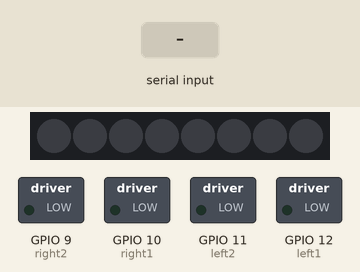
Bench run of a sketch on a simulated ESP8266 (NodeMCU). On the bench: 8 RGB LEDs in strip order, left to right, switched loads named in the sketch (green lamp = pin HIGH). The test bench sets the inputs (shaded band). Dim RGB values are drawn brighter than linear.

Above: at 1.2 s.
1.3 s: "V,150\n" received over the second serial link
At 2.5 s:
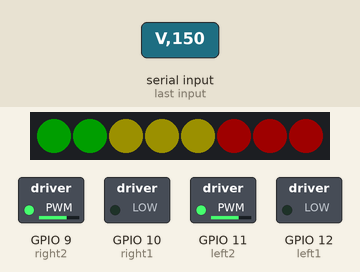
2.8 s: "OK,150\n" received over the second serial link
5.2 s: "1,90\n" received over the second serial link
At 5.8 s:
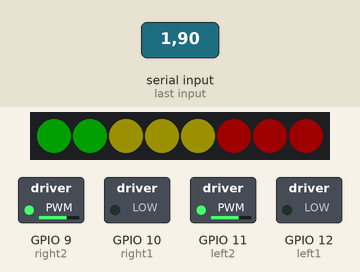
6.7 s: "Er,150\n" received over the second serial link
Timing chart, 0 to 9.9 s (numbered marks = the images above; inputs shaded):
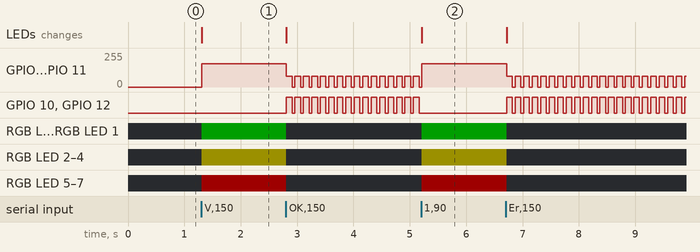

Measured:
- after the input at 1.3 s, GPIO 9 (right2), GPIO 11 (left2): 0/255 → 175/255 at once; RGB LED 0, RGB LED 1: off → RGB(0, 30, 0) at once; RGB LED 2–4: off → RGB(27, 25, 0) at once; RGB LED 5–7: off → RGB(30, 0, 0) at once; the LEDs: change at once (image 1)
- after the input at 2.8 s, GPIO 9 (right2): alternates 80/255 for 0.10 s and 0/255 for 0.05 s, starting at once; GPIO 10 (right1): alternates HIGH for 0.10 s and LOW for 0.05 s, starting at once
- after the input at 5.2 s, GPIO 10 (right1), GPIO 12 (left1): stops changing and stays LOW; RGB LED 0, RGB LED 1: off → RGB(0, 30, 0) at once; RGB LED 2–4: off → RGB(27, 25, 0) at once; RGB LED 5–7: off → RGB(30, 0, 0) at once; the LEDs: change at once (image 2)
- after the input at 6.7 s, GPIO 9 (right2): alternates 80/255 for 0.10 s and 0/255 for 0.05 s, starting at once; GPIO 10 (right1): alternates HIGH for 0.10 s and LOW for 0.05 s, starting at once

The sketch:

LiDar_Robot_v2.4.ino
```cpp
// (licence header left out)
/*
 * 12 Move Back a little (used for ERROR condition)
 * 10 E-STOP
 * 5 Full Speed  >= 25 Inches
 * 3 Half Speed  between 24 and 8 inches
 * 7 Stop and turn <= 8 inches
 *
 */

#include "src/SoftwareSerial/SoftwareSerial.h"
#include "src/Adafruit_NeoPixel/Adafruit_NeoPixel.h"

#define left1 12
#define left2 11 //pwm
#define right1 10
#define right2 9 //pwm
#define THRESHOLD 800 //signal strength Threshold good reading will be less than or equal to this number
#define FULLSPDDISTANCE 25 //Anything greater than this number in inches will be at FULL speed (topSpeed below)
#define HALFSPDDISTANCE 24 //Should be one less than above
#define TURNDISTANCE 10 //The distance in inches that you want the robot to stop and turn
#define topSpeed 175
#define halfSpeed 100
#define NEOPIXELPIN 13
#define RED strip.Color(155,0,0)
#define GREEN strip.Color(0,155,0)
#define YELLOW strip.Color(140,130,0)
#define OFF strip.Color(0,0,0)

SoftwareSerial mySerial(3, 2); // RX, TX
Adafruit_NeoPixel strip = Adafruit_NeoPixel(8, NEOPIXELPIN, NEO_GRB + NEO_KHZ800);

String inputString = "";         // a String to hold incoming data
boolean stringComplete = false;  // whether the string is complete
byte pixelState = B00000000; //sets neopixels to on or off
int cmd;

void setup() {
  Serial.begin(9600);
  mySerial.begin(19200);
  inputString.reserve(200);
  strip.begin();
  strip.show(); // Initialize all pixels to 'off'
  strip.setBrightness(50);
  pinMode(left1, OUTPUT);
  pinMode(left2, OUTPUT);
  pinMode(right1, OUTPUT);
  pinMode(right2, OUTPUT);
  stop(); //make sure motors are stopped
}

void loop() {
  mySerial.println("F");
    if (mySerial.available() > 0) {
      mySerialEvent();
    }
    if (stringComplete) {
      strComplete();
    }
  cmdMove();
  delay(50);
}

void mySerialEvent() {
  while (mySerial.available()) {
    // get the new byte:
    char inChar = (char)mySerial.read();
    // add it to the inputString:
    inputString += inChar;
    // if the incoming character is a newline, set a flag so the main loop can
    // do something about it:
    if (inChar == '\n') {
      stringComplete = true;
    }
  }
}

void strComplete() {
  //Serial.println(inputString);
  inputString.remove(inputString.length()-2);
    if (inputString.indexOf("OK")>0 || inputString.indexOf("Er")>0) {
      //Serial.println("Error or OK:");
      cmd=12; //Stop Command
      setPixels(0); //LED Color Bar
        }
    else if (inputString.indexOf("V")>0) {
     //get voltage
     String volt = inputString;
     volt.remove(0,volt.indexOf("V")-3);
     volt.remove(volt.indexOf("V"));
     char arr[volt.length()];
     volt.toCharArray(arr, volt.length()+1);
     float volts = atof(arr);

     //get tempature in degrees C
     inputString.remove(0,3);
     inputString.remove(inputString.indexOf("V")-6);
     char arr1[inputString.length()];
     inputString.toCharArray(arr1, inputString.length()+1);
     float temp = atof(arr1);
     //temp is in degrees C
     //(temp*9/5)+32 for degrees F
     } else {

      //Get signal strength for comparison.
      String strength = inputString;
      strength.remove(0,strength.indexOf(",")+1);
      //Serial.println(strength);
      char arr1[strength.length()];
      strength.toCharArray(arr1, strength.length()+1);
      int strength1 = atof(arr1);
      //Get distance in meters
      inputString.remove(inputString.indexOf("m"));
      inputString.remove(0,2);
      char arr[inputString.length()];
      inputString.toCharArray(arr, inputString.length()+1);
      float meter = atof(arr);

      //convert distance to inches
      //Serial.print("Strength: ");
      //Serial.print(strength1);
      //Serial.print(" Meter: ");
      //Serial.print(meter);
      //Serial.print("  Inch: ");
      //Serial.println((meter*3.281)*12);
      goCmd((meter*3.281)*12,strength1);

     //Other conversions:
     // cm = meter * 100
     // feet = meter * 3.281

    }

    // clear the string:
    inputString = "";
    stringComplete = false;

}

void goCmd(int distance, int strength) {

  if (strength <= THRESHOLD) {
    setPixels(distance); //LED Color Bar
    if (distance >= FULLSPDDISTANCE ) {cmd = 5; }
    else if (distance <= HALFSPDDISTANCE && distance > TURNDISTANCE) {cmd = 3;}
    else if (distance <= TURNDISTANCE && distance >=1) {cmd = 7;}
    else if (distance == 0) {cmd = 12;}
  } else {cmd = 10;}

}

void cmdMove() {
  switch(cmd) {
    case 3:
    //Serial.println("HalfSpeed");
    ccw(halfSpeed,halfSpeed);
    break;
    case 5:
    //Serial.println("TopSpeed");
    ccw(topSpeed,topSpeed);
    break;
    case 7:
    //Serial.println("Turn");
    stop();
    //cw(60,200);
    //Spin in place (?)
    digitalWrite(right1, 1);
    analogWrite(right2, 0); //255 - 60);
    digitalWrite(left1, 0);
    analogWrite(left2, 255);
    delay(50); //long delay is bad
    break;
    case 10:
    //Serial.println("E-Stop");
    stop();
    break;
    case 12:
    cw(topSpeed,topSpeed);
    delay(100);
    default:
    //Serial.println("Default Stop");
    stop();
    break;
     }
     //cmd = 0;
}

void cw(int lft, int rgt) {
  //This causes the car to move backward
  digitalWrite(left1, 1);
  digitalWrite(right1, 1);
  analogWrite(left2, map(lft,0,255,255,0));
  analogWrite(right2,map(rgt,0,255,255,0));
}

void ccw(int lft, int rgt) {
  //This causes the car to move forward
  digitalWrite(left1, 0);
  digitalWrite(right1, 0);
  analogWrite(left2, lft);
  analogWrite(right2, rgt);
}

void stop() {
  digitalWrite(left1, 0);
  digitalWrite(right1, 0);
  analogWrite(left2, 0);
  analogWrite(right2, 0);
}

void setPixels(int i) {

  if (i >= 25) { pixelState = B11111111; }
  if ( i <= 24 && i > 20 ) { pixelState = B11111110; }
  if ( i <= 20 && i > 17 ) { pixelState = B11111100; }
  if ( i<=17 && i> 14) { pixelState = B11111000; }
  if ( i<=14 && i> 10) { pixelState = B11110000; }
  if (i<=10 && i>7) { pixelState = B11100000; }
  if (i<=7 && i>4) { pixelState = B11000000; }
  if (i<=4 && i>=1) { pixelState = B10000000; }
  if (i == 0) { pixelState = B00000000; }

   strip.setPixelColor(7, bitRead(pixelState,7) ? RED : OFF);
   strip.setPixelColor(6, bitRead(pixelState,6) ? RED : OFF);
   strip.setPixelColor(5, bitRead(pixelState,5) ? RED : OFF);
   strip.setPixelColor(4, bitRead(pixelState,4) ? YELLOW : OFF);
   strip.setPixelColor(3, bitRead(pixelState,3) ? YELLOW : OFF);
   strip.setPixelColor(2, bitRead(pixelState,2) ? YELLOW : OFF);
   strip.setPixelColor(1, bitRead(pixelState,1) ? GREEN : OFF);
   strip.setPixelColor(0, bitRead(pixelState,0) ? GREEN : OFF);
strip.show();

}
```

esp8266.c
```cpp
// This is a mash-up of the Due show() code + insights from Michael Miller's
// ESP8266 work for the NeoPixelBus library: github.com/Makuna/NeoPixelBus
// Needs to be a separate .c file to enforce ICACHE_RAM_ATTR execution.

#if defined(ESP8266) || defined(ESP32)

#include <Arduino.h>
#ifdef ESP8266
#include <eagle_soc.h>
#endif

static uint32_t _getCycleCount(void) __attribute__((always_inline));
static inline uint32_t _getCycleCount(void) {
  uint32_t ccount;
  __asm__ __volatile__("rsr %0,ccount":"=a" (ccount));
  return ccount;
}

#ifdef ESP8266
void ICACHE_RAM_ATTR espShow(
 uint8_t pin, uint8_t *pixels, uint32_t numBytes, boolean is800KHz) {
#else
void espShow(
 uint8_t pin, uint8_t *pixels, uint32_t numBytes, boolean is800KHz) {
#endif

#define CYCLES_800_T0H  (F_CPU / 2500000) // 0.4us
#define CYCLES_800_T1H  (F_CPU / 1250000) // 0.8us
#define CYCLES_800      (F_CPU /  800000) // 1.25us per bit
#define CYCLES_400_T0H  (F_CPU / 2000000) // 0.5uS
#define CYCLES_400_T1H  (F_CPU /  833333) // 1.2us
#define CYCLES_400      (F_CPU /  400000) // 2.5us per bit

  uint8_t *p, *end, pix, mask;
  uint32_t t, time0, time1, period, c, startTime;

#ifdef ESP8266
  uint32_t pinMask;
  pinMask   = _BV(pin);
#endif

  p         =  pixels;
  end       =  p + numBytes;
  pix       = *p++;
  mask      = 0x80;
  startTime = 0;

#ifdef NEO_KHZ400
  if(is800KHz) {
#endif
    time0  = CYCLES_800_T0H;
    time1  = CYCLES_800_T1H;
    period = CYCLES_800;
#ifdef NEO_KHZ400
  } else { // 400 KHz bitstream
    time0  = CYCLES_400_T0H;
    time1  = CYCLES_400_T1H;
    period = CYCLES_400;
  }
#endif

  for(t = time0;; t = time0) {
    if(pix & mask) t = time1;                             // Bit high duration
    while(((c = _getCycleCount()) - startTime) < period); // Wait for bit start
#ifdef ESP8266
    GPIO_REG_WRITE(GPIO_OUT_W1TS_ADDRESS, pinMask);       // Set high
#else
    gpio_set_level(pin, HIGH);
#endif
    startTime = c;                                        // Save start time
    while(((c = _getCycleCount()) - startTime) < t);      // Wait high duration
#ifdef ESP8266
    GPIO_REG_WRITE(GPIO_OUT_W1TC_ADDRESS, pinMask);       // Set low
#else
    gpio_set_level(pin, LOW);
#endif
    if(!(mask >>= 1)) {                                   // Next bit/byte
      if(p >= end) break;
      pix  = *p++;
      mask = 0x80;
    }
  }
  while((_getCycleCount() - startTime) < period); // Wait for last bit
}

#endif // ESP8266
```
